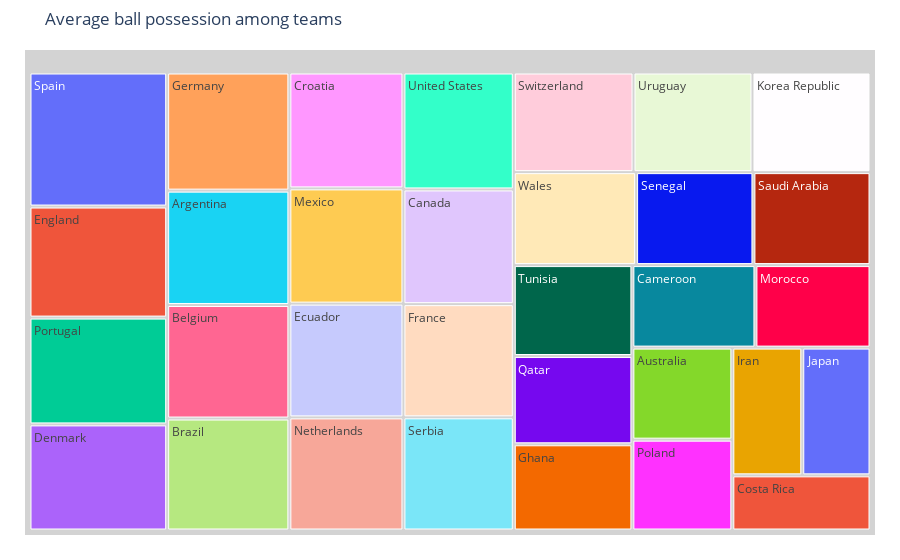

Notebook cell for this chart:
### Code cell
import plotly.express as px
fig = px.treemap(team, path = ['team'], values = 'possession',color_continuous_scale=' twilight',
                  color_continuous_midpoint=np.average(team['possession'], weights=team['possession']),title = 'Average ball possession among teams')
fig.update_traces(root_color="lightgrey")
fig.update_layout(margin = dict(t=50, l=25, r=25, b=25))

fig.show()

### Figure 1 — Plotly figure (JSON) as saved in the notebook; plotly's stock layout.template omitted (floating-point values rounded to 4 significant figures)
{"data": [{"branchvalues": "total", "domain": {"x": [0, 1], "y": [0, 1]}, "hovertemplate": "labels=%{label}<br>possession=%{value}<br>parent=%{parent}<br>id=%{id}<extra></extra>", "ids": ["Argentina", "Australia", "Belgium", "Brazil", "Cameroon", "Canada", "Costa Rica", "Croatia", "Denmark", "Ecuador", "England", "France", "Germany", "Ghana", "Iran", "Japan", "Korea Republic", "Mexico", "Morocco", "Netherlands", "Poland", "Portugal", "Qatar", "Saudi Arabia", "Senegal", "Serbia", "Spain", "Switzerland", "Tunisia", "United States", "Uruguay", "Wales"], "labels": ["Argentina", "Australia", "Belgium", "Brazil", "Cameroon", "Canada", "Costa Rica", "Croatia", "Denmark", "Ecuador", "England", "France", "Germany", "Ghana", "Iran", "Japan", "Korea Republic", "Mexico", "Morocco", "Netherlands", "Poland", "Portugal", "Qatar", "Saudi Arabia", "Senegal", "Serbia", "Spain", "Switzerland", "Tunisia", "United States", "Uruguay", "Wales"], "name": "", "parents": ["", "", "", "", "", "", "", "", "", "", "", "", "", "", "", "", "", "", "", "", "", "", "", "", "", "", "", "", "", "", "", ""], "root": {"color": "lightgrey"}, "type": "treemap", "values": [57.4, 37.8, 57, 56.2, 41.7, 52, 31.3, 54.3, 60, 53.3, 62.8, 51.3, 59.3, 42, 36.7, 35.8, 48.3, 54, 39, 53, 37.3, 60.4, 43, 44.7, 44.8, 51.3, 75.8, 49, 44.3, 53, 48.7, 46.7]}], "layout": {"legend": {"tracegroupgap": 0}, "margin": {"b": 25, "l": 25, "r": 25, "t": 50}, "title": {"text": "Average ball possession among teams"}}}
